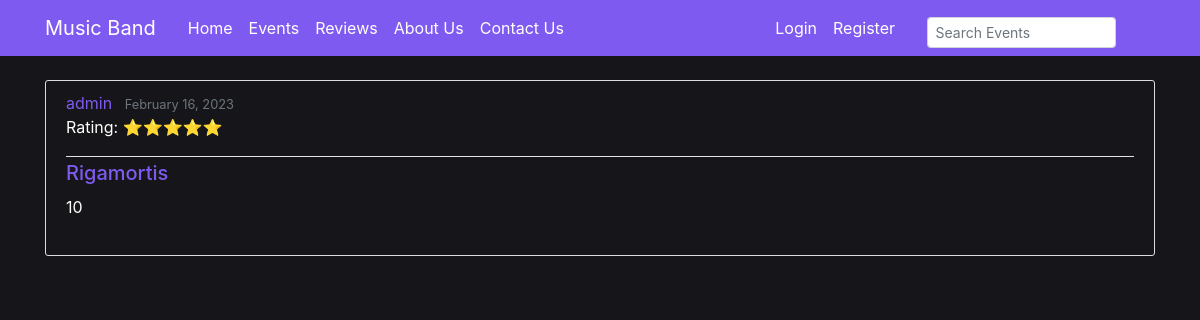
Screenshot of /reviews/27/ with the database file from the repository.
### events/models.py (models this page shows, shortened)
class Review(models.Model):
    author = models.CharField(max_length=100)
    event_rating = models.PositiveSmallIntegerField(validators=[MinValueValidator(0), MaxValueValidator(5)]) # event rating is a positive small integer field
    content = models.TextField()
    date_posted = models.DateTimeField(auto_now_add=True)
    event = models.ForeignKey(Event, on_delete=models.CASCADE)
    user = models.ForeignKey(settings.AUTH_USER_MODEL, on_delete=models.CASCADE, null=True)

class Event(models.Model):
    name = models.CharField(max_length=100)
    event_type = models.CharField(max_length=50)
    location = models.CharField(max_length=100)
    date = models.DateTimeField()
    description = models.TextField()
    photo = models.ImageField(upload_to='')
    def __str__(self):
        return self.name

### events/views.py (the view)
# urls.py: path('reviews/<int:pk>/', ReviewDetailView.as_view(), name='review-detail'),
class ReviewDetailView(DetailView): # This view is used to display the details of a single review
    model = Review # Tells the view which model to query

### events/templatetags/rating_stars.py (called while the page is built)
@register.filter
def stars(value):
    full_stars = int(value)
    empty_stars = 5 - full_stars
    return '⭐' * full_stars + '☆' * empty_stars

### events/templates/events/review_detail.html (shortened to what this page needs)
{% extends "events/base.html" %}
{% load rating_stars %}
{% block content %}
    <article class="media content-section">
        <div class="media-body">
            <div class="article-metadata">
                <a class="mr-2" style="color: #7f5af0;" href="{% url 'user-reviews' review.author %}">{{ object.author }}</a>
                <small class="text-muted">{{ object.date_posted|date:"F d, Y" }}</small>
                <p class="review-card-rating">Rating: {{ object.event_rating|stars }}</p>
            </div>
            <h2 class="event-card-title">{{ object.event}}</h2>
            <p class="article-content">{{ object.content }}</p>
        </div>
    </article>
{% endblock content %}

### events/static/events/main.css (style rules this page uses)
body { background: #16161a; color: #333333; margin-top: 5rem; }
h1, h2, h3, h4, h5, h6 { color: #fffffe; }
p { color: #fffffe; }
.content-section { background: #16161a; padding: 10px 20px; border: 1px solid #dddddd; border-radius: 3px; margin-bottom: 20px; padding-bottom: 20px; }
.article-content { white-space: pre-line; }
.article-metadata { padding-bottom: 1px; margin-bottom: 4px; border-bottom: 1px solid #e3e3e3 }
.event-card-title { font-size: 20px; margin-bottom: 10px; color: #7f5af0; }

### rows the page displays
Review: author "admin", date_posted "February 16, 2023", event_rating|stars "⭐⭐⭐⭐⭐", event "Rigamortis", content "10"
